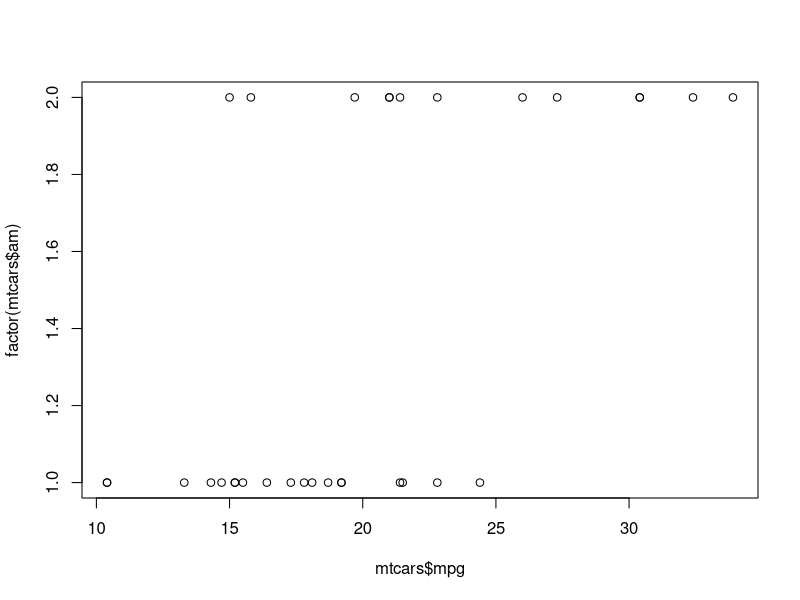

Write R code to recreate this figure. (Note: this script raises an error after producing the figure.)
#script with rough data analysis and regression model comparision

#data analysis of the data set

data(mtcars)
head(mtcars)

#determining if an automatic or manual transmission is better for MPG

plot(mtcars$mpg, factor(mtcars$am))

# gathering mpg for automatic transmission
auto <- mtcars$mpg[mtcars$am == 1]

#gathering mpg for manual transmission
manu <- mtcars$mpg[mtcars$am == 0]

#performing t.test for not paired means
t.tes(auto, manu)

#performing the same analysis only using regression model with dumb variables
fit <- lm(mpg, factor(am), data = mtcars)
summary(fit)$coef

#performing analysis for regression model selection
#first using pairs to compair the impact of different  variables on mpg
pairs(mtcars)

#first model includes all available variables
fit1 <- lm(mpg ~ ., data = mtcars)

summary(fit1)
